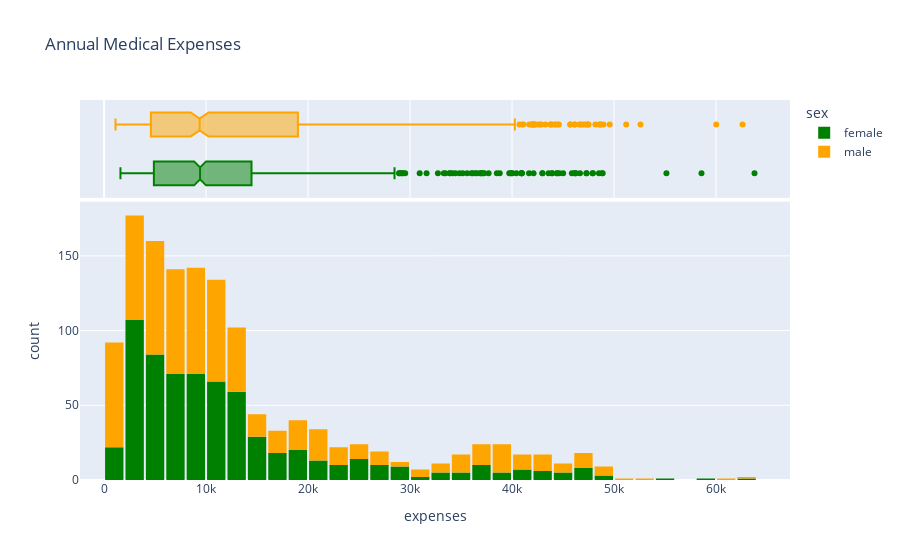

This figure's notebook cell:
### Code cell
fig = px.histogram(df,
                    x='expenses',
                    marginal='box',
                    color='sex',
                    color_discrete_sequence=['green', 'orange'],
                    title="Annual Medical Expenses")
fig.update_layout(bargap=0.1)
fig.show()

### Figure 1 — Plotly figure (JSON) as saved in the notebook; plotly's stock layout.template omitted (floating-point values rounded to 4 significant figures; data arrays with more than 128 entries replaced by an {"elided": "..."} marker saying what was removed)
{"data": [{"alignmentgroup": "True", "bingroup": "x", "hovertemplate": "sex=female<br>expenses=%{x}<br>count=%{y}<extra></extra>", "legendgroup": "female", "marker": {"color": "green", "pattern": {"shape": ""}}, "name": "female", "offsetgroup": "female", "orientation": "v", "showlegend": true, "type": "histogram", "x": {"elided": "662 float values"}, "xaxis": "x", "yaxis": "y"}, {"alignmentgroup": "True", "hovertemplate": "sex=female<br>expenses=%{x}<extra></extra>", "legendgroup": "female", "marker": {"color": "green"}, "name": "female", "notched": true, "offsetgroup": "female", "showlegend": false, "type": "box", "x": {"elided": "662 float values"}, "xaxis": "x2", "yaxis": "y2"}, {"alignmentgroup": "True", "bingroup": "x", "hovertemplate": "sex=male<br>expenses=%{x}<br>count=%{y}<extra></extra>", "legendgroup": "male", "marker": {"color": "orange", "pattern": {"shape": ""}}, "name": "male", "offsetgroup": "male", "orientation": "v", "showlegend": true, "type": "histogram", "x": {"elided": "676 float values"}, "xaxis": "x", "yaxis": "y"}, {"alignmentgroup": "True", "hovertemplate": "sex=male<br>expenses=%{x}<extra></extra>", "legendgroup": "male", "marker": {"color": "orange"}, "name": "male", "notched": true, "offsetgroup": "male", "showlegend": false, "type": "box", "x": {"elided": "676 float values"}, "xaxis": "x2", "yaxis": "y2"}], "layout": {"bargap": 0.1, "barmode": "relative", "legend": {"title": {"text": "sex"}, "tracegroupgap": 0}, "title": {"text": "Annual Medical Expenses"}, "xaxis": {"anchor": "y", "domain": [0, 1], "title": {"text": "expenses"}}, "xaxis2": {"anchor": "y2", "domain": [0, 1], "matches": "x", "showgrid": true, "showticklabels": false}, "yaxis": {"anchor": "x", "domain": [0, 0.7326], "title": {"text": "count"}}, "yaxis2": {"anchor": "x2", "domain": [0.7426, 1], "matches": "y2", "showgrid": false, "showline": false, "showticklabels": false, "ticks": ""}}}
